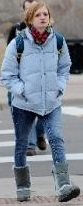
#> input picture test.jpg, 83 x 206 px
$ python Color_Recognition_Range.py
#> lines starting #> are read from the running program, lines starting #| are printed output that depends on the picture; after the words box and inside, x2 and y2 are one past the last pixel; in counts of white or black regions, pixels touching at a corner belong together
# -*- coding: utf-8 -*-
"""
Created on Wed Nov 15 10:49:36 2017

@author: twang

color_recognization_v3

using opencv inrange function

"""

# import the necessary packages
import numpy as np
import cv2

# [109 lines left out: function Color_Recognition_Range, not called in this run]

# load the image
image = cv2.imread('test.jpg')
#> image is the input picture: shape (206, 83, 3); mean B, G, R 141.9, 130.8, 123.3

# [8 lines of commented-out code are left out]
image_HSV = cv2.cvtColor(image, cv2.COLOR_BGR2HSV)
#> image_HSV: shape (206, 83, 3); mean H, S, V 83.9, 58.5, 146.4

dictionary ={
                    'White':([0, 0, 146], [180, 34, 255]),
                    'Gray':([0, 0, 22], [180, 34, 146]),
                    'Light-red':([0,157, 25], [6,255,255]),
                    'Light-Pink':([0,0, 25], [6,157,255]),
                    'Orange':([6, 33, 168], [23, 255, 255]),
                    'Brown':([6, 33, 25], [23, 255, 168]),
                    'yellow':([23, 33, 25], [32, 255, 255]),
                    'Green':([32, 33, 25], [75, 255, 255]),
                    'Blue-Green':([75, 33, 25], [90, 255, 255]),
                    'Blue':([90,33, 45], [123, 255, 255]),
                    'Purple':([123, 112, 25], [155, 255, 255]),
                    'Light-Purple':([123, 33, 25], [155, 125, 255]),
                    'Pink':([155,34, 25], [180,225,255]),
                    'Deep-Pink':([175,0, 25], [180,157,255]),
                    'Deep-red':([175,157, 25], [180,255,255]),
                    'black':([0, 0, 0], [180, 255, 26]),
                    }

color_name = []
color_count =[]

# loop over the boundaries
for key,(lower,upper) in dictionary.items():

    # create NumPy arrays from the boundaries
    lower = np.array(lower, dtype = "uint8")
    upper = np.array(upper, dtype = "uint8")

    # find the colors within the specified boundaries and apply
    # the mask

    print(key)

    mask = cv2.inRange(image_HSV, lower, upper)

    cv2.imshow("mask", mask)
    cv2.waitKey(1000)
    cv2.destroyAllWindows()

    count = cv2.countNonZero(mask)

    color_count.append(count)

    color_name.append(key)
#> this loop made 16 passes
#> count on passes 1 to 12: 4937, 2785, 18, 1348, 278, 666, 17, 18, 26, 7351, 5, 47
#> pass 1, `mask = cv2.inRange(image_HSV, lower, upper)`:
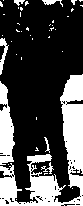
#> mask: shape (206, 83); 28.9% white; 43 white regions (36 under 20 px), largest, box (x1, y1, x2, y2) and area: (0, 74, 83, 206) 3640, (0, 81, 15, 165) 832, (0, 38, 9, 75) 133
#> pass 2, `mask = cv2.inRange(image_HSV, lower, upper)`:
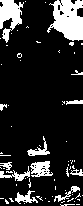
#> mask: shape (206, 83); 16.3% white; 69 white regions (57 under 20 px), largest, box (x1, y1, x2, y2) and area: (47, 0, 83, 41) 993, (0, 0, 24, 43) 553, (30, 161, 53, 177) 237
#> pass 3, `mask = cv2.inRange(image_HSV, lower, upper)`:
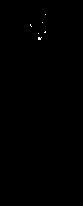
#> mask: shape (206, 83); 0.11% white in thin lines or dots, all inside (x1, y1, x2, y2) = (30, 14, 46, 40)
#> after the loop:
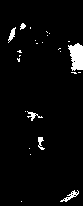
#> mask: shape (206, 83); 3.6% white; 25 white regions (19 under 20 px), largest, box (x1, y1, x2, y2) and area: (68, 43, 83, 71) 310, (60, 190, 79, 202) 71, (8, 27, 16, 43) 55, (27, 111, 43, 121) 53, (38, 137, 45, 150) 48, (20, 23, 26, 30) 26
#> after the loop, color_count = [4937, 2785, 18, 1348, 278, 666, 17, 18, 26, 7351, 5, 47, 128, 128, 46, 615]; color_name = ['White', 'Gray', 'Light-red', 'Light-Pink', 'Orange', 'Brown', 'yellow', 'Green', 'Blue-Green', 'Blue', 'Purple', 'Light-Purple', 'Pink', 'Deep-Pink', 'Deep-red', 'black']


color_count_array = np.array(color_count)
#> color_count_array has the same summary as color_count

idx = np.argmax(color_count_array)
#> idx = 9

color = color_name[idx]
#> color = 'Blue'

print ("the dominant color is:", color)
#| the dominant color is: Blue
